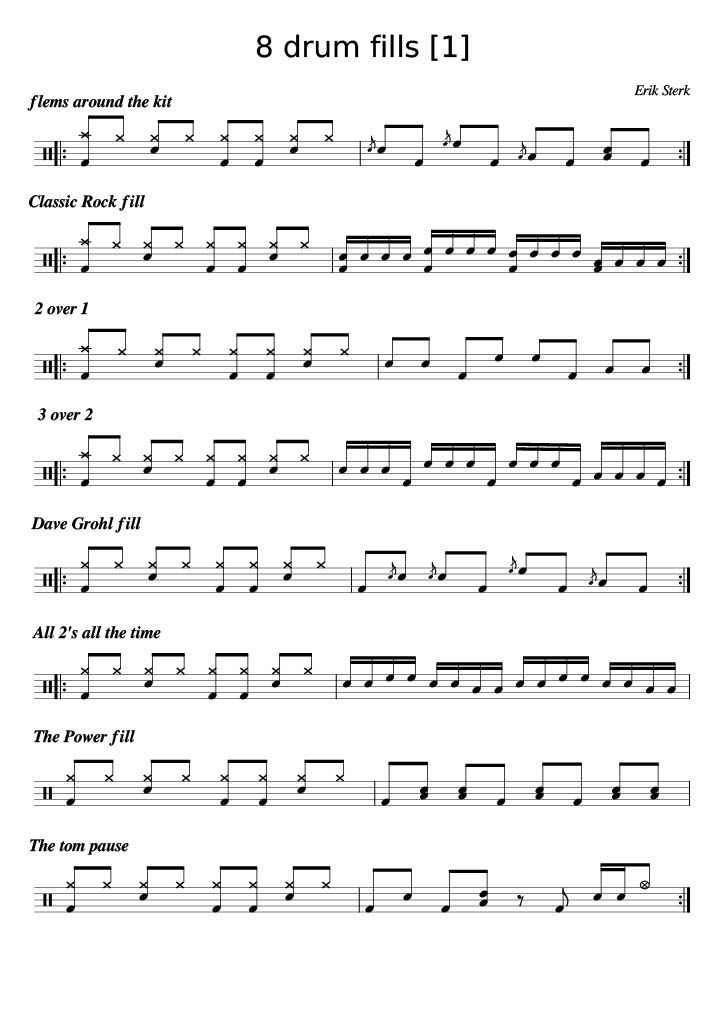
#> input picture 드럼_알고리즘/image - 복사본/8_drum_max.jpg, 724 x 1024 px
$ python -i modules.py   (imports and definitions only)
#> lines starting #> are read from the running program, lines starting #| are printed output that depends on the picture; after the words box and inside, x2 and y2 are one past the last pixel; in counts of white or black regions, pixels touching at a corner belong together
#> further down, picture is the input picture: shape (1024, 724, 3); min 0, max 255, mean 240.5
### yr_drum_전처리/functions.py
#function
import cv2

def threshold(image):
    image = cv2.cvtColor(image, cv2.COLOR_BGR2GRAY)
    ret, image = cv2.threshold(image, 127, 255, cv2.THRESH_BINARY_INV | cv2.THRESH_OTSU)
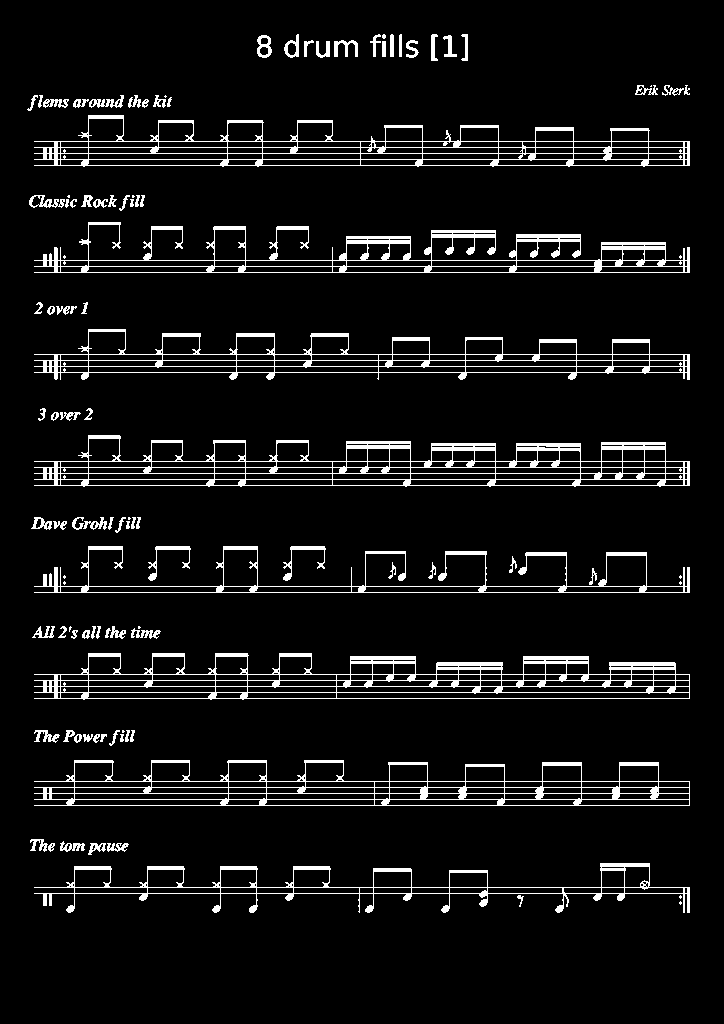
#> image: shape (1024, 724); 7% white; 109 white regions (17 under 20 px), largest, box (x1, y1, x2, y2) and area: (34, 435, 690, 487) 7383, (34, 653, 690, 700) 7315, (34, 222, 690, 273) 6387
#> ret = 162
    return image

### 드럼_알고리즘/modules.py
# modules.py
import cv2
import numpy as np
import functions as fs

def remove_noise(image):
    image = fs.threshold(image)  # 이미지 이진화
    mask = np.zeros(image.shape, np.uint8)  # 보표 영역만 추출하기 위해 마스크 생성

    cnt, labels, stats, centroids = cv2.connectedComponentsWithStats(image)  # 레이블링
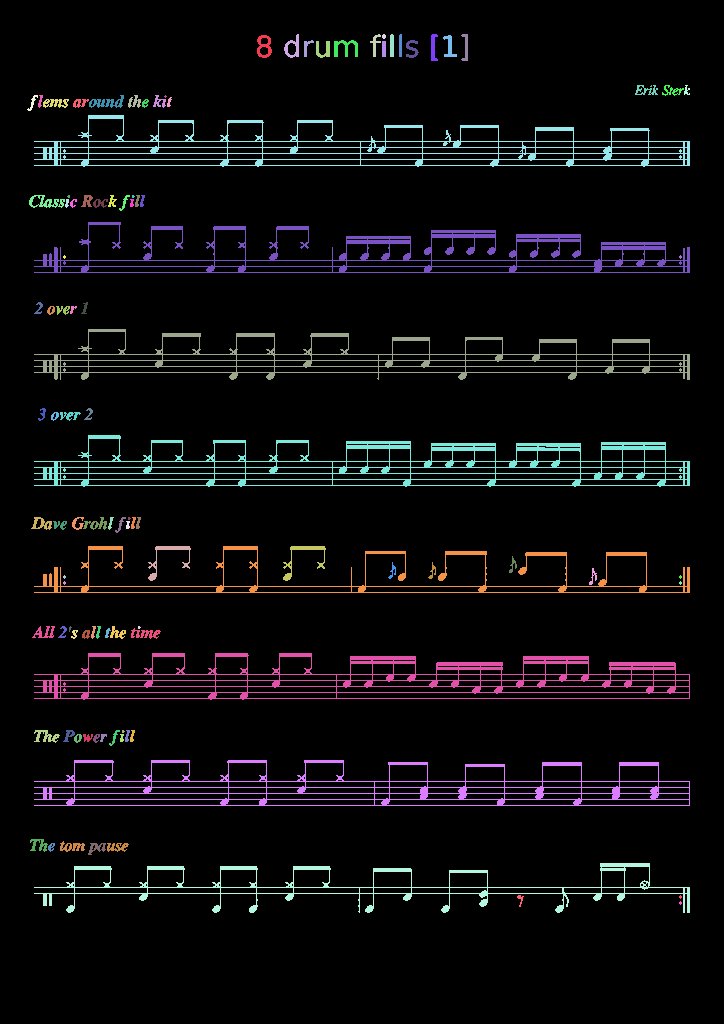
#> labels: shape (1024, 724) int32; 110 distinct labels, from 0 to 109; one colour per label, 0 black
#> cnt = 110; stats = 110 rows, first 6: [0, 0, 724, 1024, 689229], [257, 35, 15, 23, 188], [284, 34, 15, 24, 159], [370, 34, 11, 23, 92], [382, 34, 4, 5, 16], [390, 34, 4, 23, 90]; centroids = 110 pairs, first value 32.25 to 686.2, second value 36 to 902.5
    for i in range(1, cnt):
        x, y, w, h, area = stats[i]
        if w > image.shape[1] * 0.5:  # 보표 영역에만
            cv2.rectangle(mask, (x, y, w, h), (255, 0, 0), -1)  # 사각형 그리기
#> this loop made 109 passes
#> (x, y, w, h, area) on passes 1, 2, 3, 5, 6, 7, 8, 9, 10, 11, 12, 13: (257, 35, 15, 23, 188), (284, 34, 15, 24, 159), (370, 34, 11, 23, 92), (390, 34, 4, 23, 90), (399, 34, 3, 23, 68), (431, 34, 7, 27, 123), (443, 35, 14, 22, 129), (461, 34, 7, 27, 101), (304, 40, 10, 17, 68), (316, 41, 14, 17, 131), (334, 40, 24, 17, 198), (382, 41, 4, 16, 64)
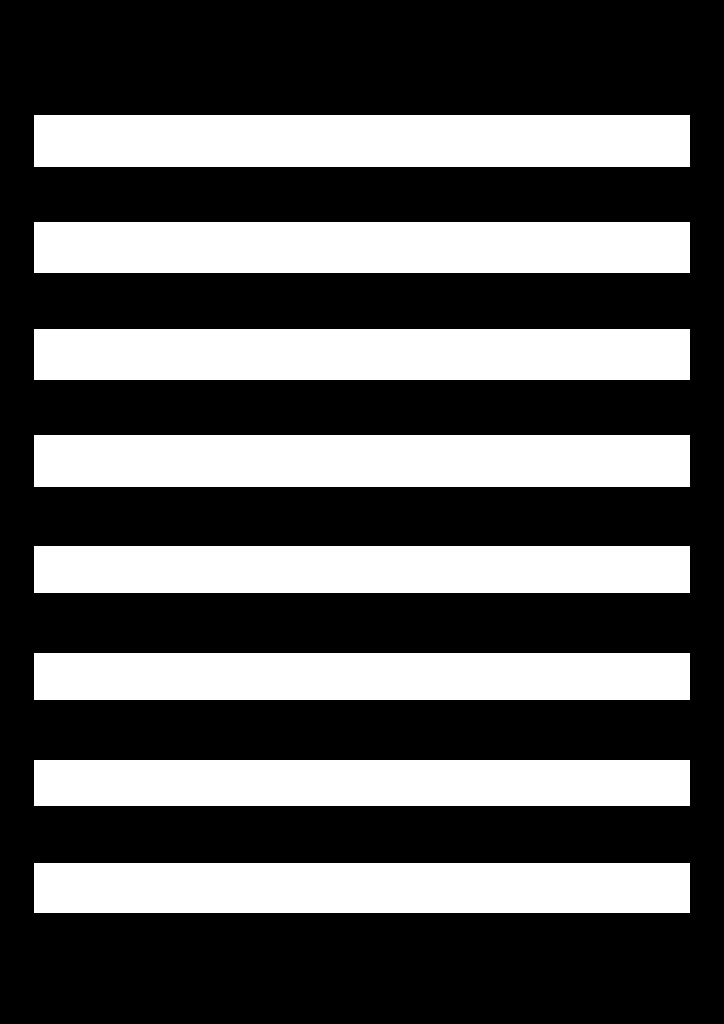
#> mask: shape (1024, 724); 35% white; 8 white regions, largest, box (x1, y1, x2, y2) and area: (34, 115, 690, 167) 34112, (34, 435, 690, 487) 34112, (34, 222, 690, 273) 33456

    masked_image = cv2.bitwise_and(image, mask)  # 보표 영역 추출
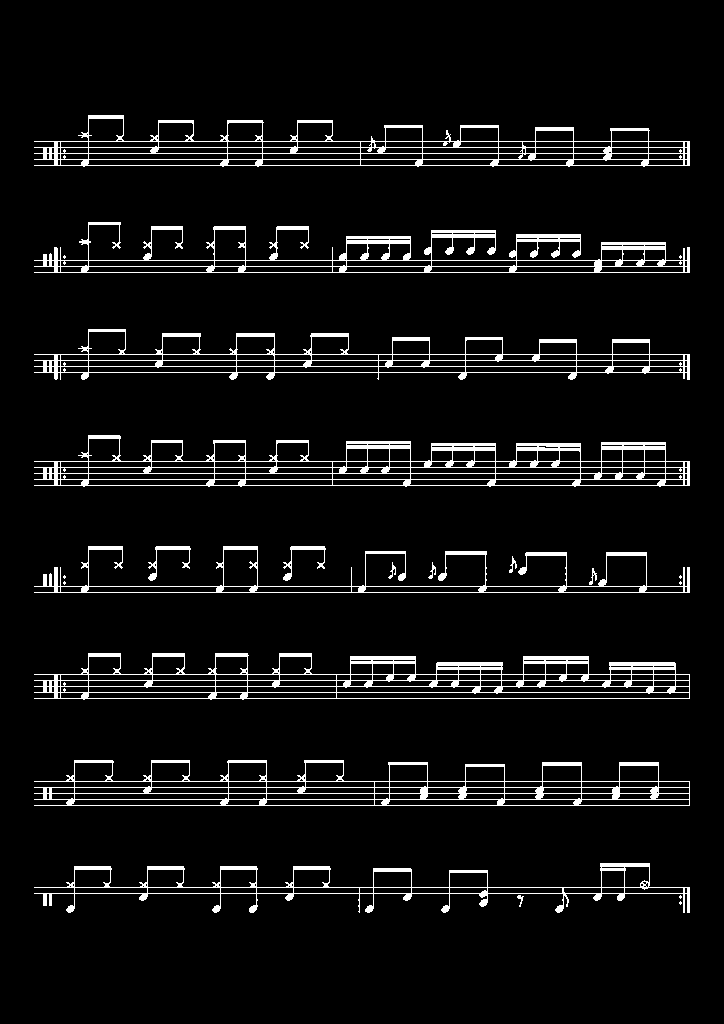
#> masked_image: shape (1024, 724); 6.2% white; 23 white regions (8 under 20 px), largest, box (x1, y1, x2, y2) and area: (34, 435, 690, 487) 7383, (34, 653, 690, 700) 7315, (34, 222, 690, 273) 6387

    return masked_image

# [44 lines left out: functions remove_staves, normalization, not called in this run]

>>> import cv2
>>> picture = cv2.imread('image - 복사본/8_drum_max.jpg')
>>> result = remove_noise(picture)
